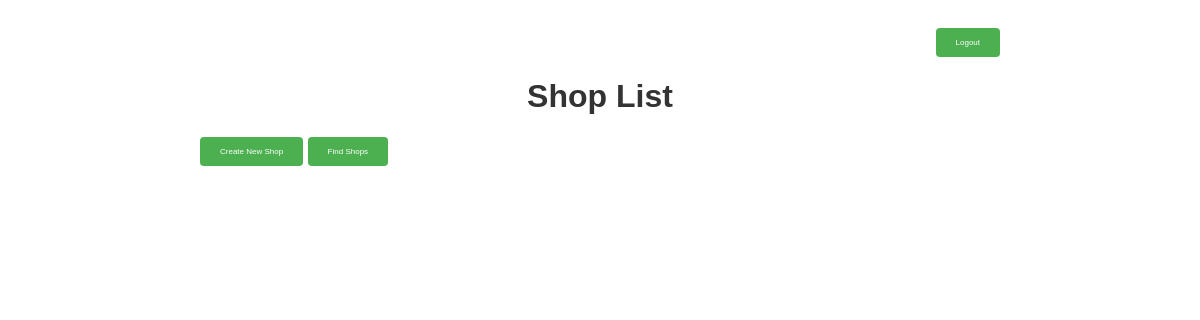
/shops/ (signed in), run on an earlier commit of the app's database.
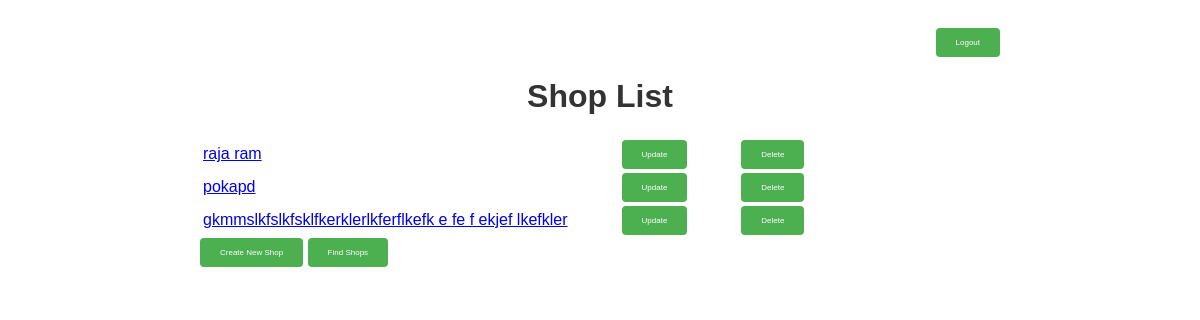
And on a later commit of the database.
### shop/models.py (models this page shows, shortened)
class Shop(models.Model):
    name = models.CharField(max_length=100)
    latitude = models.FloatField()
    longitude = models.FloatField()
    class Meta:
        app_label = 'shop'

### shop/views.py (the view)
# urls.py: path('shops/', views.shop_list, name='shop_list'),
@csrf_exempt
@permission_classes([IsAuthenticated])
@login_required(login_url='login')
def shop_list(request):
    shops = Shop.objects.all()
    print("user ", request.user)
    print("user: ", request.user == "AnonymousUser")
    return render(request, 'list.html', {'shops': shops})

### shop/templates/list.html (shortened to what this page needs)
<!DOCTYPE html>
<html>
<head>
</head>
<body>
    <div class="container">
        <div class="navbar">
            <button onclick="location.href='{% url 'logout' %}'"  class='button'>Logout</button>
        </div>
        <h1>Shop List</h1>
        <table>
            {% for shop in shops %}
                <tr>
                    <td><a href="{% url 'shop_detail' shop.id %}">{{ shop.name }}</a></td>
                    <td><a href="{% url 'shop_update' shop.id %}" class="button" >Update</a></td>
                    <td><a href="{% url 'shop_delete' shop.id %}" class="button">Delete</a></td>
                </tr>
            {% endfor %}
            </table>
        <a href="{% url 'shop_create' %}" style="margin-left: 0px;" class="button">Create New Shop</a>
        <a href="{% url 'shop_within_distance' %}" style="margin-left: 0px;" class="button">Find Shops</a>
    </div>
</body>
</html>

### shop/templates/list.html (style rules this page uses)
.navbar { display: flex; justify-content: flex-end; margin-bottom: 20px; }
.navbar button { margin-left: 10px; }
body { font-family: Arial, sans-serif; }
.container { max-width: 800px; margin: 0 auto; padding: 20px; }
h1 { text-align: center; color: #333; }
.button { display: inline-block; background-color: #4CAF50; border: none; color: white; text-align: center; text-decoration: none; font-size: 8px; cursor: pointer; padding: 10px 20px; border-radius: 4px; transition: background-color 0.3s; margin-left:50px; }

What changed in the data, as far as the page shows it:
added Shop: name "raja ram"
added Shop: name "pokapd"
added Shop: name "gkmmslkfslkfsklfkerklerlkferflkefk e fe f ekjef lkefkler"
